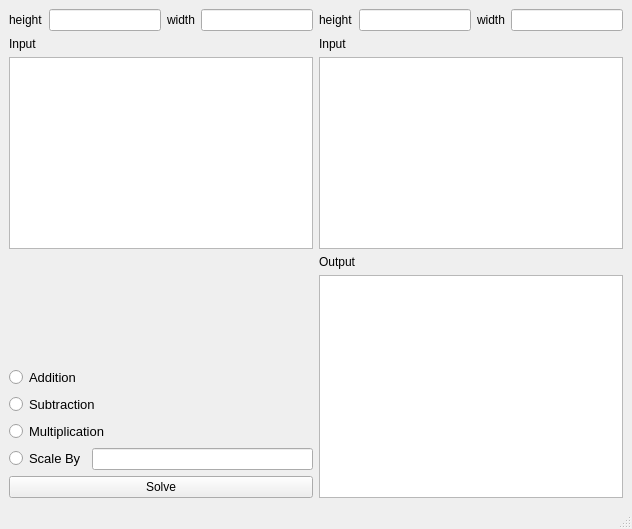
<?xml version="1.0" encoding="UTF-8"?>
<ui version="4.0">
 <class>MainWindow</class>
 <widget class="QMainWindow" name="MainWindow">
  <property name="geometry">
   <rect>
    <x>0</x>
    <y>0</y>
    <width>632</width>
    <height>529</height>
   </rect>
  </property>
  <property name="windowTitle">
   <string>MainWindow</string>
  </property>
  <widget class="QWidget" name="centralwidget">
   <layout class="QHBoxLayout" name="horizontalLayout_6">
    <item>
     <layout class="QHBoxLayout" name="horizontalLayout_5">
      <item>
       <layout class="QVBoxLayout" name="verticalLayout_5">
        <item>
         <layout class="QVBoxLayout" name="verticalLayout_2">
          <item>
           <layout class="QHBoxLayout" name="horizontalLayout">
            <item>
             <widget class="QLabel" name="label_4">
              <property name="maximumSize">
               <size>
                <width>16777215</width>
                <height>16777115</height>
               </size>
              </property>
              <property name="text">
               <string>height</string>
              </property>
             </widget>
            </item>
            <item>
             <widget class="QLineEdit" name="lineEdit_2">
              <property name="maximumSize">
               <size>
                <width>16777215</width>
                <height>16777115</height>
               </size>
              </property>
             </widget>
            </item>
            <item>
             <widget class="QLabel" name="label_3">
              <property name="text">
               <string>width</string>
              </property>
             </widget>
            </item>
            <item>
             <widget class="QLineEdit" name="lineEdit">
              <property name="maximumSize">
               <size>
                <width>16777215</width>
                <height>16777115</height>
               </size>
              </property>
              <property name="inputMethodHints">
               <set>Qt::ImhDigitsOnly</set>
              </property>
             </widget>
            </item>
           </layout>
          </item>
          <item>
           <widget class="QLabel" name="label">
            <property name="maximumSize">
             <size>
              <width>16777215</width>
              <height>16777115</height>
             </size>
            </property>
            <property name="text">
             <string>Input</string>
            </property>
           </widget>
          </item>
          <item>
           <widget class="QTextEdit" name="textEdit">
            <property name="maximumSize">
             <size>
              <width>16777215</width>
              <height>16777115</height>
             </size>
            </property>
            <property name="font">
             <font>
              <pointsize>12</pointsize>
             </font>
            </property>
           </widget>
          </item>
         </layout>
        </item>
        <item>
         <spacer name="verticalSpacer_2">
          <property name="orientation">
           <enum>Qt::Vertical</enum>
          </property>
          <property name="sizeHint" stdset="0">
           <size>
            <width>20</width>
            <height>40</height>
           </size>
          </property>
         </spacer>
        </item>
        <item>
         <spacer name="verticalSpacer">
          <property name="orientation">
           <enum>Qt::Vertical</enum>
          </property>
          <property name="sizeHint" stdset="0">
           <size>
            <width>20</width>
            <height>40</height>
           </size>
          </property>
         </spacer>
        </item>
        <item>
         <layout class="QVBoxLayout" name="verticalLayout">
          <item>
           <widget class="QRadioButton" name="add_but">
            <property name="maximumSize">
             <size>
              <width>16777215</width>
              <height>16777115</height>
             </size>
            </property>
            <property name="font">
             <font>
              <pointsize>10</pointsize>
             </font>
            </property>
            <property name="text">
             <string>Addition</string>
            </property>
           </widget>
          </item>
          <item>
           <widget class="QRadioButton" name="sub_but">
            <property name="maximumSize">
             <size>
              <width>16777215</width>
              <height>16777115</height>
             </size>
            </property>
            <property name="font">
             <font>
              <pointsize>10</pointsize>
             </font>
            </property>
            <property name="text">
             <string>Subtraction</string>
            </property>
           </widget>
          </item>
          <item>
           <widget class="QRadioButton" name="mult_but">
            <property name="maximumSize">
             <size>
              <width>16777215</width>
              <height>16777115</height>
             </size>
            </property>
            <property name="font">
             <font>
              <pointsize>10</pointsize>
             </font>
            </property>
            <property name="text">
             <string>Multiplication</string>
            </property>
           </widget>
          </item>
          <item>
           <layout class="QHBoxLayout" name="horizontalLayout_4">
            <item>
             <widget class="QRadioButton" name="scale_but">
              <property name="font">
               <font>
                <pointsize>10</pointsize>
               </font>
              </property>
              <property name="text">
               <string>Scale By</string>
              </property>
             </widget>
            </item>
            <item>
             <widget class="QLineEdit" name="lineEdit_5">
              <property name="maximumSize">
               <size>
                <width>16777215</width>
                <height>16777115</height>
               </size>
              </property>
             </widget>
            </item>
           </layout>
          </item>
          <item>
           <layout class="QHBoxLayout" name="horizontalLayout_3"/>
          </item>
          <item>
           <widget class="QPushButton" name="pushButton">
            <property name="maximumSize">
             <size>
              <width>16777215</width>
              <height>16777115</height>
             </size>
            </property>
            <property name="text">
             <string>Solve</string>
            </property>
           </widget>
          </item>
         </layout>
        </item>
       </layout>
      </item>
      <item>
       <layout class="QVBoxLayout" name="verticalLayout_4">
        <item>
         <layout class="QVBoxLayout" name="verticalLayout_3">
          <item>
           <layout class="QHBoxLayout" name="horizontalLayout_2">
            <item>
             <widget class="QLabel" name="label_6">
              <property name="text">
               <string>height</string>
              </property>
             </widget>
            </item>
            <item>
             <widget class="QLineEdit" name="lineEdit_4"/>
            </item>
            <item>
             <widget class="QLabel" name="label_5">
              <property name="text">
               <string>width</string>
              </property>
             </widget>
            </item>
            <item>
             <widget class="QLineEdit" name="lineEdit_3">
              <property name="inputMethodHints">
               <set>Qt::ImhDigitsOnly</set>
              </property>
             </widget>
            </item>
           </layout>
          </item>
          <item>
           <widget class="QLabel" name="label_7">
            <property name="text">
             <string>Input</string>
            </property>
           </widget>
          </item>
          <item>
           <widget class="QTextEdit" name="textEdit_2">
            <property name="font">
             <font>
              <pointsize>12</pointsize>
             </font>
            </property>
           </widget>
          </item>
         </layout>
        </item>
        <item>
         <widget class="QLabel" name="label_8">
          <property name="text">
           <string>Output</string>
          </property>
         </widget>
        </item>
        <item>
         <widget class="QTextBrowser" name="textBrowser">
          <property name="font">
           <font>
            <pointsize>12</pointsize>
           </font>
          </property>
         </widget>
        </item>
       </layout>
      </item>
     </layout>
    </item>
   </layout>
  </widget>
  <widget class="QMenuBar" name="menubar">
   <property name="geometry">
    <rect>
     <x>0</x>
     <y>0</y>
     <width>632</width>
     <height>22</height>
    </rect>
   </property>
  </widget>
  <widget class="QStatusBar" name="statusbar"/>
 </widget>
 <resources/>
 <connections/>
</ui>
